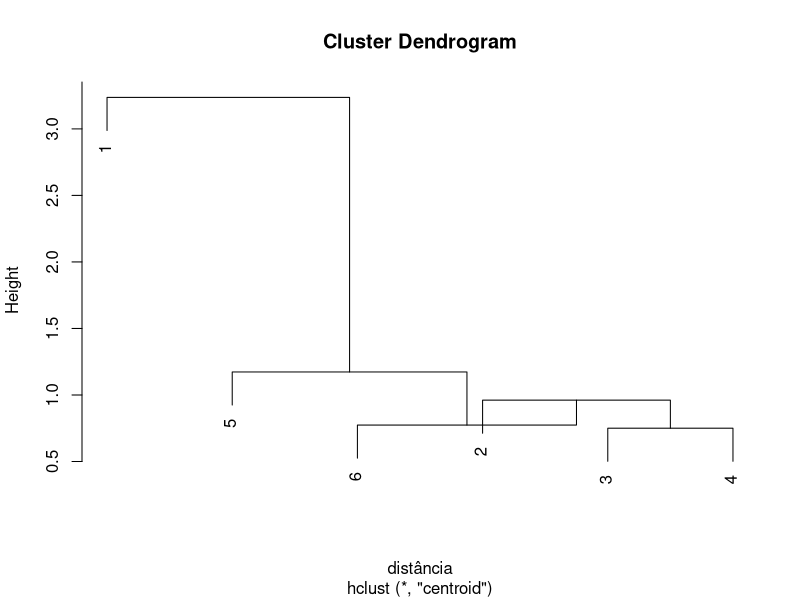

Source code (R):
#construindo o data frame com os dados do exercício
lanches <- c('AngusBacon','Quarteirão','BigMac','McFish','Hamburguer','CheddarMcMelt')
valor.ener <- c(861,558,504,373,257,458)
carb <- c(57,36,41,38,31,29)
colest <- c(145,86,54,43,22,63)

dados <- data.frame(lanches,valor.ener,carb,colest)
dados

#padronizando os dados
dados.padro <- scale(dados[,c('valor.ener','carb','colest')], center = TRUE, scale = TRUE)
dados.padro <- as.data.frame(dados.padro)
dados.padro

#obtendo as distâncias euclidianas
distância <- dist(dados.padro, method = "euclidean")
matriz_de_distancias <- as.matrix(distância)
matriz_de_distancias

#agrupando e analisando os clusters
agrupamento <- hclust(distância, method = "centroid")
plot(agrupamento)
